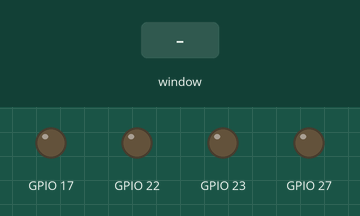
This program was run on a simulated Raspberry Pi (BCM pin numbers). Parts: output pins drawn as LEDs (lit = HIGH). Inputs (shaded band) come from the test bench. The clock reads 2024-03-15 10:24:30 at power-on unless the program sets it; the desktop window is not drawn, its controls go by their first labels and the mouse button is held 0.15 s; what the program prints to the terminal is not drawn.

Above: at 1.3 s.
1.4 s: control labelled "START ALL ZONES" in the window clicked
At 2.2 s:
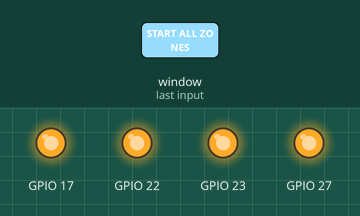
2.9 s: control labelled "STOP" in the window clicked
At 4.3 s:
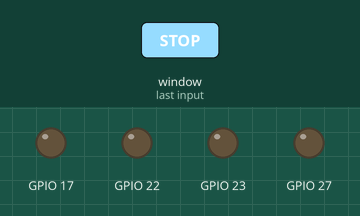
Timing chart, 0 to 5.9 s (numbered marks = the images above; inputs shaded):
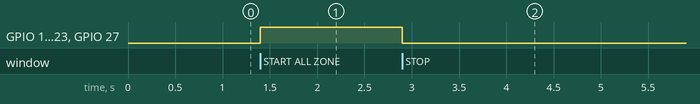

The program:

Garden_Controller_GuiV4.py
```python
#!/usr/bin/env python3
import tkinter as tk
from tkinter import ttk
import datetime
import time
import os
import sys
import math

# --- GPIO Library Detection (Pi 5 vs Pi 3/4) ---
USING_LGPIO = False
h_chip = None

try:
    import lgpio
    USING_LGPIO = True
    print("Detected lgpio library (Raspberry Pi 5 mode)")
except ImportError:
    try:
        import RPi.GPIO as GPIO
        USING_LGPIO = False
        print("Detected RPi.GPIO library (Pi 3/4 mode)")
    except ImportError:
        print("Error: Neither lgpio nor RPi.GPIO found. Please install one.")
        sys.exit(1)

# --- Configuration ---
# GPIO Pins for 4 Relays
RELAY_PINS = [17, 27, 22, 23]  # Pin assignments for Relay 1, 2, 3, 4
DEFAULT_ON_TIMES = [60, 120, 180, 240]  # Default ON times in seconds (1, 2, 3, 4 mins)
OFF_TIME = 300  # Fixed OFF time (5 mins) before next cycle could start (if looping)

# Global State
stop_requested = False
current_cycle = 0
TOTAL_CYCLES = 1  # Run once through all zones simultaneously
relay_states = [False, False, False, False] # Track individual relay states
relay_on_durations = list(DEFAULT_ON_TIMES) # Editable durations in seconds

def get_seasonal_schedule():
    month = datetime.datetime.now().month
    if month == 8: return 1
    elif month in [7, 9]: return 2
    else: return 3

def calculate_next_run():
    now = datetime.datetime.now()
    interval = get_seasonal_schedule()
    target = now.replace(hour=19, minute=0, second=0, microsecond=0)
    if now >= target:
        target += datetime.timedelta(days=1)
    days_since_epoch = (now - datetime.datetime(now.year, 1, 1)).days
    if days_since_epoch % interval != 0:
        target += datetime.timedelta(days=(interval - (days_since_epoch % interval)))
    return target.strftime("%Y-%m-%d %H:%M")

def setup_gpio():
    global h_chip
    if USING_LGPIO:
        try:
            h_chip = lgpio.gpiochip_open(0)
            for pin in RELAY_PINS:
                lgpio.gpio_claim_output(h_chip, pin)
                lgpio.gpio_write(h_chip, pin, 0)
        except Exception as e:
            print(f"Critical LGPIO Error: {e}")
            sys.exit(1)
    else:
        GPIO.setmode(GPIO.BCM)
        for pin in RELAY_PINS:
            GPIO.setup(pin, GPIO.OUT)
            GPIO.output(pin, GPIO.LOW)

def set_relay(index, state):
    """Set specific relay state"""
    pin = RELAY_PINS[index]
    val = 1 if state else 0
    relay_states[index] = state

    if USING_LGPIO:
        lgpio.gpio_write(h_chip, pin, val)
    else:
        GPIO.output(pin, val)

def all_relays_off():
    for i in range(len(RELAY_PINS)):
        set_relay(i, False)

def cleanup_gpio():
    global h_chip
    all_relays_off()
    if USING_LGPIO:
        try:
            if h_chip is not None:
                lgpio.gpiochip_close(h_chip)
        except Exception as e:
            if "unknown handle" not in str(e).lower():
                print(f"Cleanup Warning: {e}")
    else:
        GPIO.cleanup()

# --- GUI Application ---
class GardenApp:
    def __init__(self, root):
        self.root = root
        self.root.title("Smart Garden Controller - 4 Zones")
        self.root.geometry("800x700")
        self.root.configure(bg="#f0f8ff")

        # Header
        header = tk.Frame(root, bg="#2E8B57", height=70)
        header.pack(fill=tk.X)
        header.pack_propagate(False)
        tk.Label(header, text="🍅 4-Zone Tomato Garden", font=("Arial", 22, "bold"),
                 bg="#2E8B57", fg="white").pack(pady=15)

        # Status Panel
        status_frame = tk.Frame(root, bg="white", pady=10, relief=tk.RAISED, bd=2)
        status_frame.pack(fill=tk.X, padx=20, pady=5)

        self.lbl_status = tk.Label(status_frame, text="Status: IDLE", font=("Arial", 16, "bold"), bg="white", fg="#333")
        self.lbl_status.pack()

        self.lbl_timer = tk.Label(status_frame, text="Time: --:--:--", font=("Arial", 14), bg="white", fg="#666")
        self.lbl_timer.pack()

        # Animation Canvas (Half height roughly)
        self.canvas_frame = tk.Frame(root, bg="#e0f7fa", relief=tk.SUNKEN, bd=2)
        self.canvas_frame.pack(fill=tk.BOTH, expand=True, padx=20, pady=5)

        self.canvas = tk.Canvas(self.canvas_frame, bg="#e0f7fa", highlightthickness=0, width=800, height=250)
        self.canvas.pack(fill=tk.BOTH, expand=True)

        self.drops = [] # List of lists for 4 zones
        self.zone_graphics = [] # Store graphic IDs for plants

        # Initialize drops structure for 4 zones
        for _ in range(4):
            self.drops.append([])

        self.draw_scene()

        # Main Controls
        ctrl_frame = tk.Frame(root, bg="#f0f8ff")
        ctrl_frame.pack(pady=10)

        btn_style = {"font": ("Arial", 12, "bold"), "width": 14, "height": 2, "fg": "white"}

        tk.Button(ctrl_frame, text="START ALL ZONES", command=self.start_auto, bg="#4CAF50", **btn_style).grid(row=0, column=0, padx=10)
        tk.Button(ctrl_frame, text="STOP", command=self.stop_system, bg="#f44336", **btn_style).grid(row=0, column=1, padx=10)

        # Zone Configuration Panel
        zone_frame = tk.Frame(root, bg="#fff", relief=tk.GROOVE, bd=2)
        zone_frame.pack(fill=tk.X, padx=20, pady=10)

        tk.Label(zone_frame, text="Zone Configuration (ON Time)", font=("Arial", 14, "bold"), bg="#fff").pack(pady=5)

        self.zone_controls = []

        for i in range(4):
            z_frame = tk.Frame(zone_frame, bg="#f9f9f9", relief=tk.RIDGE, bd=1)
            z_frame.pack(side=tk.LEFT, fill=tk.BOTH, expand=True, padx=5, pady=5)

            # Zone Title & LED
            led_color = "#ccc"
            self.lbl_led = tk.Label(z_frame, text="●", font=("Arial", 16), bg="#f9f9f9", fg=led_color)
            self.lbl_led.pack()

            tk.Label(z_frame, text=f"Zone {i+1}", font=("Arial", 12, "bold"), bg="#f9f9f9").pack()

            # Time Display
            self.lbl_time = tk.Label(z_frame, text=f"{relay_on_durations[i]}s", font=("Arial", 14), bg="#f9f9f9", fg="#333")
            self.lbl_time.pack()

            # Buttons
            btn_small = {"font": ("Arial", 10), "width": 3}
            b_frame = tk.Frame(z_frame, bg="#f9f9f9")
            b_frame.pack(pady=5)

            tk.Button(b_frame, text="-", command=lambda idx=i: self.adjust_time(idx, -10), bg="#ddd", **btn_small).grid(row=0, column=0, padx=2)
            tk.Button(b_frame, text="+", command=lambda idx=i: self.adjust_time(idx, 10), bg="#ddd", **btn_small).grid(row=0, column=1, padx=2)

            self.zone_controls.append({
                'led': self.lbl_led,
                'time_lbl': self.lbl_time,
                'index': i
            })

        # Footer Info
        info_lbl = tk.Label(root, text=f"Season: Every {get_seasonal_schedule()} days | Next: {calculate_next_run()}",
                          font=("Arial", 10), bg="#f0f8ff", fg="#555")
        info_lbl.pack(side=tk.BOTTOM, pady=5)

        self.running = False
        self.anim_job = None
        self.active_timers = [] # Store timer job IDs to cancel them individually

    def adjust_time(self, index, change):
        new_time = relay_on_durations[index] + change
        if 10 <= new_time <= 600: # Limit between 10s and 10 mins
            relay_on_durations[index] = new_time
            self.zone_controls[index]['time_lbl'].config(text=f"{new_time}s")

    def draw_scene(self):
        self.canvas.delete("all")
        for i in range(4):
            self.drops[i] = []

        w = self.canvas.winfo_width()
        h = self.canvas.winfo_height()
        if w < 10 or h < 10:
            self.root.update_idletasks()
            w = self.canvas.winfo_width()
            h = self.canvas.winfo_height()
            if w < 10 or h < 10: return

        # Sky / Sun / Moon handled by update_sky method if needed, keeping simple for now
        # Draw Ground
        ground_y = h - 30
        self.canvas.create_rectangle(0, ground_y, w, h, fill="#8D6E63", outline="")

        # Divide into 4 zones visually
        zone_width = w // 4

        for i in range(4):
            cx = (i * zone_width) + (zone_width // 2)

            # Draw Plant
            # Stake
            self.canvas.create_line(cx, ground_y, cx, ground_y-80, fill="#8B4513", width=2)
            # Leaves
            self.canvas.create_oval(cx-15, ground_y-50, cx+15, ground_y-20, fill="#228B22", outline="")
            # Tomatoes
            self.canvas.create_oval(cx-8, ground_y-40, cx, ground_y-32, fill="#FF4444", outline="")
            self.canvas.create_oval(cx+4, ground_y-55, cx+12, ground_y-47, fill="#FF6666", outline="")

            # Zone Label
            self.canvas.create_text(cx, ground_y - 90, text=f"Zone {i+1}", font=("Arial", 10, "bold"), fill="#555")

            # Prepare Drop slots (50 drops per zone max)
            for j in range(50):
                dx = cx - 20 + (j % 10) * 4 # Spread across plant width
                dy = -10 - (j * 5) % 50
                speed = 3 + (j % 3)
                drop_id = self.canvas.create_line(dx, dy, dx, dy+12, fill="#00BFFF", width=3, capstyle=tk.ROUND, state='hidden')
                self.drops[i].append({'id': drop_id, 'x': dx, 'y': dy, 'speed': speed})

    def animate_water(self):
        h = self.canvas.winfo_height()

        for i in range(4):
            # Check if this specific zone is active
            if relay_states[i]:
                # Show and move drops for this zone
                for drop in self.drops[i]:
                    self.canvas.itemconfig(drop['id'], state='normal')
                    self.canvas.move(drop['id'], 0, drop['speed'])
                    drop['y'] += drop['speed']

                    if drop['y'] > h - 30: # Reset if hits ground
                        drop['y'] = -10 - (hash(str(drop['id'])) % 50)
                        self.canvas.coords(drop['id'], drop['x'], drop['y'], drop['x'], drop['y']+12)
            else:
                # Hide drops for inactive zone
                for drop in self.drops[i]:
                    self.canvas.itemconfig(drop['id'], state='hidden')

        if self.running:
            self.anim_job = self.root.after(33, self.animate_water)

    def update_leds(self):
        for i in range(4):
            color = "#0f0" if relay_states[i] else "#ccc" # Green if ON, Grey if OFF
            self.zone_controls[i]['led'].config(fg=color)

    def turn_off_relay(self, index):
        if stop_requested: return
        set_relay(index, False)
        self.update_leds()
        print(f"Zone {index+1} turned OFF.")

        # Check if all are off to trigger next phase or end
        if not any(relay_states):
            self.lbl_status.config(text="Status: All Zones Complete", fg="green")
            self.running = False
            if self.anim_job:
                self.root.after_cancel(self.anim_job)

    def start_auto(self):
        global stop_requested, current_cycle
        stop_requested = False
        current_cycle = 0
        self.running = True
        self.lbl_status.config(text="Status: Watering Active", fg="blue")

        # Start all relays simultaneously
        for i in range(4):
            set_relay(i, True)

            # Schedule individual turn-off for each relay
            duration_ms = relay_on_durations[i] * 1000
            timer_id = self.root.after(duration_ms, lambda idx=i: self.turn_off_relay(idx))
            self.active_timers.append(timer_id)

        self.update_leds()
        self.animate_water()

    def stop_system(self):
        global stop_requested
        stop_requested = True
        self.running = False

        # Cancel all pending timers
        for timer_id in self.active_timers:
            self.root.after_cancel(timer_id)
        self.active_timers = []

        all_relays_off()
        self.update_leds()
        if self.anim_job:
            self.root.after_cancel(self.anim_job)
        self.draw_scene() # Clear drops
        self.lbl_status.config(text="Status: STOPPED BY USER", fg="red")

    def update_clock(self):
        now = datetime.datetime.now().strftime("%H:%M:%S")
        self.lbl_timer.config(text=f"Time: {now}")
        self.root.after(1000, self.update_clock)

if __name__ == "__main__":
    setup_gpio()
    root = tk.Tk()
    app = GardenApp(root)
    app.update_clock()

    def on_close():
        cleanup_gpio()
        root.destroy()

    root.protocol("WM_DELETE_WINDOW", on_close)
    root.mainloop()
```

Measured:
- after the input at 1.4 s, GPIO 17, GPIO 22, GPIO 23, GPIO 27: LOW → HIGH at once
- after the input at 2.9 s, GPIO 17, GPIO 22, GPIO 23, GPIO 27: HIGH → LOW at once
